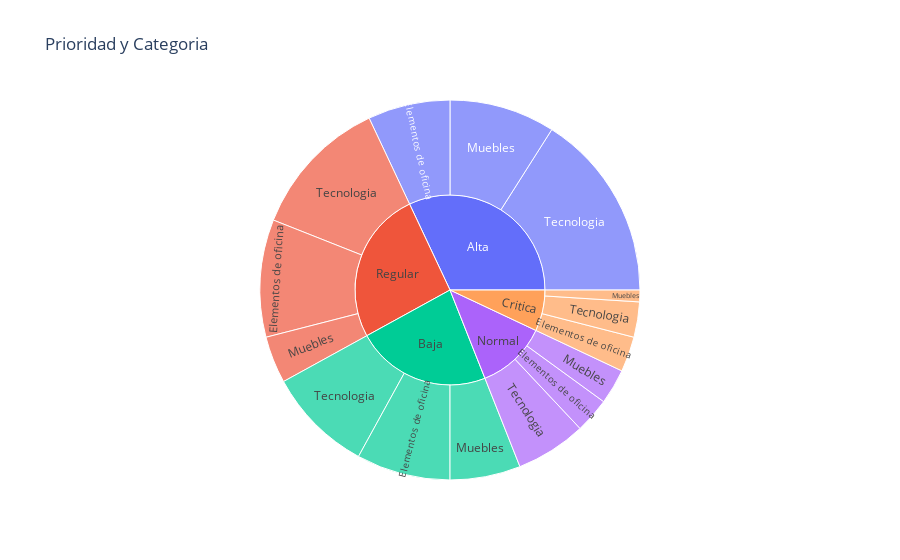

The notebook cell saved with this chart:
### Code cell
fig = px.sunburst(df, path=['Prioridad','Categoria'], title ='Prioridad y Categoria',
                 labels={'Categoria': 'Categoria'})
fig.show()

### Figure 1 — Plotly figure (JSON) as saved in the notebook; plotly's stock layout.template omitted (floating-point values rounded to 4 significant figures)
{"data": [{"branchvalues": "total", "domain": {"x": [0, 1], "y": [0, 1]}, "hovertemplate": "labels=%{label}<br>count=%{value}<br>parent=%{parent}<br>id=%{id}<extra></extra>", "ids": ["Alta/Elementos de oficina", "Baja/Elementos de oficina", "Critica/Elementos de oficina", "Normal/Elementos de oficina", "Regular/Elementos de oficina", "Alta/Muebles", "Baja/Muebles", "Critica/Muebles", "Normal/Muebles", "Regular/Muebles", "Alta/Tecnologia", "Baja/Tecnologia", "Critica/Tecnologia", "Normal/Tecnologia", "Regular/Tecnologia", "Alta", "Baja", "Critica", "Normal", "Regular"], "labels": ["Elementos de oficina", "Elementos de oficina", "Elementos de oficina", "Elementos de oficina", "Elementos de oficina", "Muebles", "Muebles", "Muebles", "Muebles", "Muebles", "Tecnologia", "Tecnologia", "Tecnologia", "Tecnologia", "Tecnologia", "Alta", "Baja", "Critica", "Normal", "Regular"], "name": "", "parents": ["Alta", "Baja", "Critica", "Normal", "Regular", "Alta", "Baja", "Critica", "Normal", "Regular", "Alta", "Baja", "Critica", "Normal", "Regular", "", "", "", "", ""], "type": "sunburst", "values": [7, 8, 3, 3, 10, 9, 6, 1, 3, 4, 16, 9, 3, 6, 12, 32, 23, 7, 12, 26]}], "layout": {"legend": {"tracegroupgap": 0}, "title": {"text": "Prioridad y Categoria"}}}
